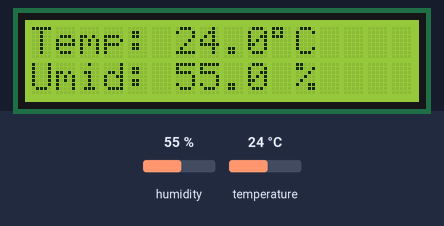
Simulated run of this sketch. Board: Arduino Uno, built with avr-gcc and run on an emulated ATmega328P. Shown: 16×2 character LCD. The test bench sets the inputs (shaded band); at power-on: humidity 55 %, temperature 24 °C.

Above: at 2.7 s.
2.8 s: humidity set to 22 %
At 6.6 s:
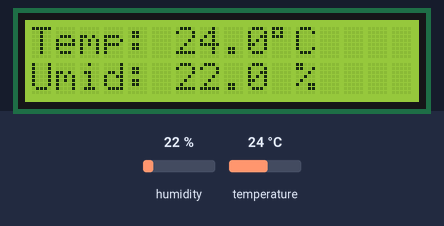
7.7 s: temperature set to 12 °C
At 10.9 s:
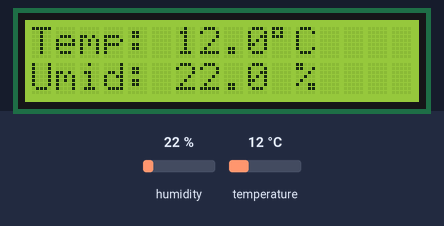
12.6 s: humidity set to 40 %
At 15.1 s:
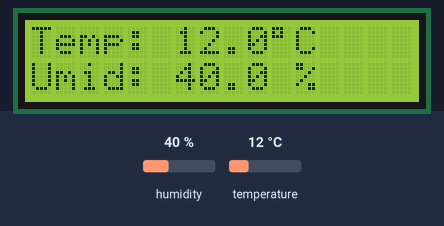
17.5 s: temperature set to 19 °C
At 19.4 s:
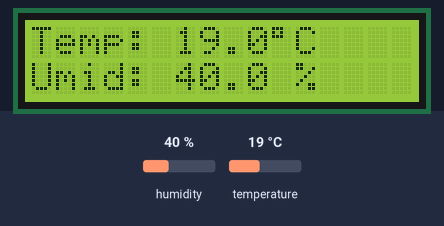
Timing chart, 0 to 20.9 s (numbered marks = the images above; inputs shaded):
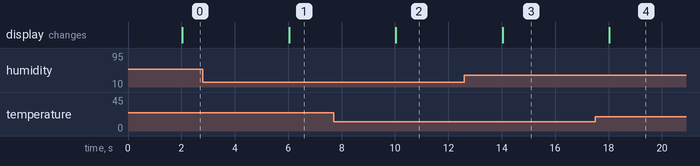

Measured:
- after the input at 2.8 s, the display: changes after 3.2 s (image 1)
- after the input at 7.7 s, the display: changes after 2.3 s (image 2)
- after the input at 12.6 s, the display: changes after 1.4 s (image 3)
- after the input at 17.5 s, the display: changes after 0.53 s (image 4)

The sketch:

Exemplo_1_sensor_temp_lcd_bruno.ino
```cpp
// --- BIBLIOTECAS ---
#include <Wire.h>
#include <LiquidCrystal.h>
#include "DHT.h"
LiquidCrystal lcd(12, 11, 5, 4, 3, 2);

const int DHT_PIN = 9;

const int DHT_TYPE = DHT11;
DHT dht(DHT_PIN, DHT_TYPE);

const long intervaloDeLeitura = 2000;

unsigned long tempoAnterior = 0;
void setup() {

 lcd.begin(16, 2);
  lcd.clear();

dht.begin();

lcd.setCursor(0, 0);
lcd.print("Estacao Climat.");
lcd.setCursor(0, 1);
lcd.print("Iniciando...");
delay(1500);
}
void loop() {

unsigned long tempoAtual = millis();

if (tempoAtual - tempoAnterior >= intervaloDeLeitura) {


tempoAnterior = tempoAtual;

float temperatura = dht.readTemperature();
float umidade = dht.readHumidity();

if (isnan(temperatura) || isnan(umidade)) {
lcd.clear();
lcd.setCursor(0, 0);
lcd.print("Falha na leitura");
lcd.setCursor(0, 1);
lcd.print("do sensor!");
return;
}

lcd.clear();

lcd.setCursor(0, 0);
lcd.print("Temp: ");
lcd.print(temperatura, 1);
lcd.print((char)223);
lcd.print("C");

lcd.setCursor(0, 1);
lcd.print("Umid: ");
lcd.print(umidade, 1);
lcd.print(" %");
}
}
```
